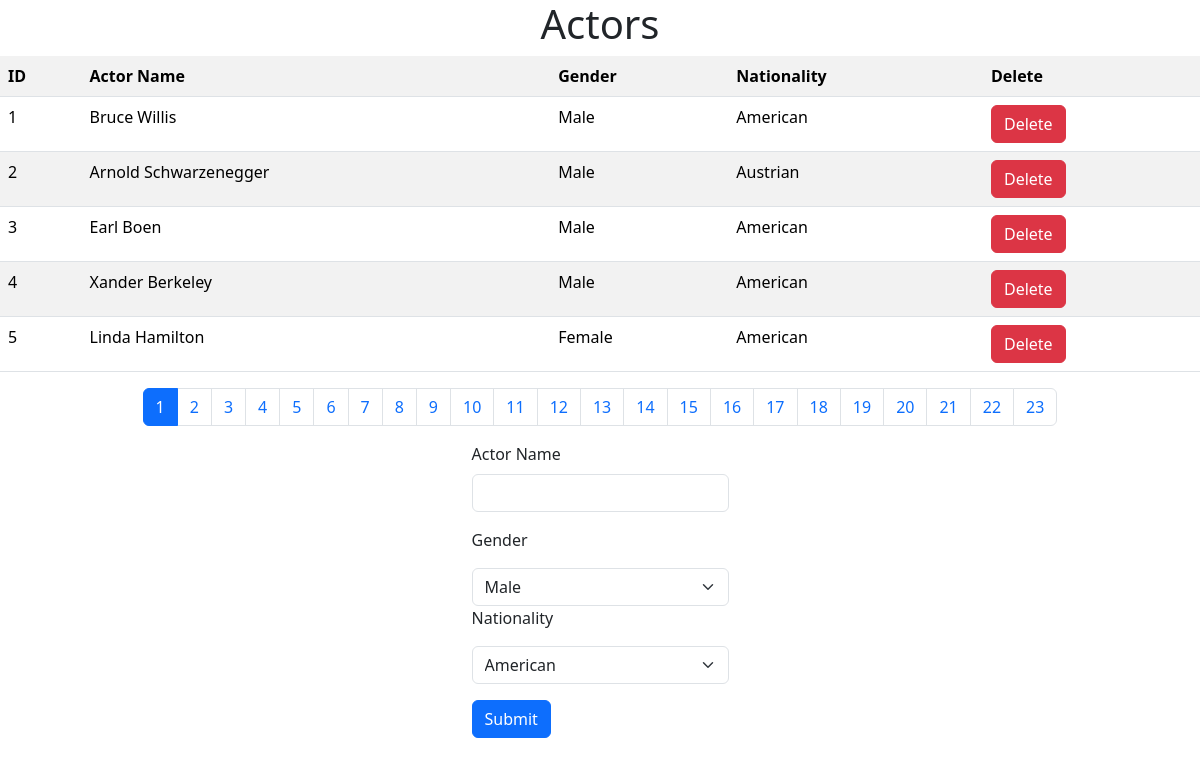
/admin/actors.php (signed in), run on the app's committed database.
### tables this page shows
CREATE TABLE `actors` (
  `ActorID` int(11) NOT NULL,
  `ActorName` varchar(30) NOT NULL,
  `GenderID` int(11) NOT NULL,
  `NationalityID` int(11) NOT NULL
);

CREATE TABLE `genders` (
  `GenderID` int(11) NOT NULL,
  `GenderName` varchar(6) NOT NULL
);

CREATE TABLE `nationalities` (
  `NationalityID` int(11) NOT NULL,
  `NationalityName` varchar(30) NOT NULL
);

### admin/actors.php (the view, shortened to what this page needs)
<!DOCTYPE html>
<html lang="en">
<head>
    <link href="https://cdn.jsdelivr.net/npm/bootstrap@5.3.3/dist/css/bootstrap.min.css" rel="stylesheet">
</head>
<body>
<h1 style="text-align:center">Actors</h1>
<?php
require_once("../connection.php");
$limit = 5;
$page = isset($_GET['page']) && is_numeric($_GET['page']) ? $_GET['page'] : 1;
$offset = ($page - 1) * $limit;
$sqlTotal = "SELECT COUNT(*) as total FROM actors";
$stmtTotal = $pdo->prepare($sqlTotal);
$stmtTotal->execute();
$totalActors = $stmtTotal->fetch(PDO::FETCH_ASSOC)['total'];
$totalPages = ceil($totalActors / $limit);
$sql = "SELECT *
        FROM actors
        JOIN genders ON genders.GenderID = actors.GenderID
        JOIN nationalities ON nationalities.NationalityID = actors.NationalityID
        LIMIT :limit OFFSET :offset";
$stmt = $pdo->prepare($sql);
$stmt->bindParam(':limit', $limit, PDO::PARAM_INT);
$stmt->bindParam(':offset', $offset, PDO::PARAM_INT);
$stmt->execute();
$actors = $stmt->fetchAll(PDO::FETCH_ASSOC);
if (!$actors) {
    ?>
    <h3 style="text-align:center;color:red">Empty</h3>
    <?php
} else {
    ?>
    <table class="table table-striped">
        <tr>
            <th>ID</th>
            <th>Actor Name</th>
            <th>Gender</th>
            <th>Nationality</th>
            <th>Delete</th>
        </tr>
        <?php
        foreach ($actors as $actor) {
            ?>
            <tr>
                <td><?php echo $actor["ActorID"] ?></td>
                <td><?php echo htmlspecialchars($actor["ActorName"]) ?></td>
                <td><?php echo htmlspecialchars($actor["GenderName"]) ?></td>
                <td><?php echo htmlspecialchars($actor["NationalityName"]) ?></td>
                <td>
                    <form action="actions/deleteActor.php" method="post">
                        <input class="btn btn-danger" type="submit" value="Delete">
                    </form>
                </td>
            </tr>
            <?php
        }
        ?>
    </table>
    <?php
}
if ($totalPages > 1) {
    ?>
    <nav>
        <ul class="pagination justify-content-center">
            <?php for ($i = 1; $i <= $totalPages; $i++): ?>
                <li class="page-item <?= $i == $page ? 'active' : '' ?>">
                    <a class="page-link" href="?page=<?= $i ?>"><?= $i ?></a>
                </li>
            <?php endfor; ?>
        </ul>
    </nav>
    <?php
}
?>
<div style="display:flex;justify-content:center;align-items:center">
    <form action="actions/addActor.php" method="POST">
        <div class="mb-3">
            <label for="actorName" class="form-label">Actor Name</label>
            <input type="text" name="actor" class="form-control" id="actorName">
        </div>
        <p>Gender</p>
        <select name="gender" class="form-select">
            <?php
            $sql = "SELECT * FROM genders";
            $stmt = $pdo->prepare($sql);
            $stmt->execute();
            $genders = $stmt->fetchAll(PDO::FETCH_ASSOC);
            foreach ($genders as $gender) {
                ?>
                <option value="<?= $gender['GenderID'] ?>"><?= htmlspecialchars($gender["GenderName"]) ?></option>
                <?php
            }
            ?>
        </select>
        <p>Nationality</p>
        <select name="nationality" class="form-select">
            <?php
            $sql = "SELECT * FROM nationalities";
            $stmt = $pdo->prepare($sql);
            $stmt->execute();
            $nationalities = $stmt->fetchAll(PDO::FETCH_ASSOC);
            foreach ($nationalities as $nationality) {
                ?>
                <option value="<?= $nationality['NationalityID'] ?>"><?= htmlspecialchars($nationality["NationalityName"]) ?></option>
                <?php
            }
            ?>
        </select>
        <button type="submit" class="btn btn-primary mt-3">Submit</button>
    </form>
</div>
</body>
</html>

### data on the page
actors: ActorID "1", ActorName "Bruce Willis", GenderID.GenderName "Male", NationalityID.NationalityName "American"
actors: ActorID "2", ActorName "Arnold Schwarzenegger", GenderID.GenderName "Male", NationalityID.NationalityName "Austrian"
actors: ActorID "3", ActorName "Earl Boen", GenderID.GenderName "Male", NationalityID.NationalityName "American"
actors: ActorID "4", ActorName "Xander Berkeley", GenderID.GenderName "Male", NationalityID.NationalityName "American"
actors: ActorID "5", ActorName "Linda Hamilton", GenderID.GenderName "Female", NationalityID.NationalityName "American"

### other printed values
form field gender "Male"
form field nationality "American"
